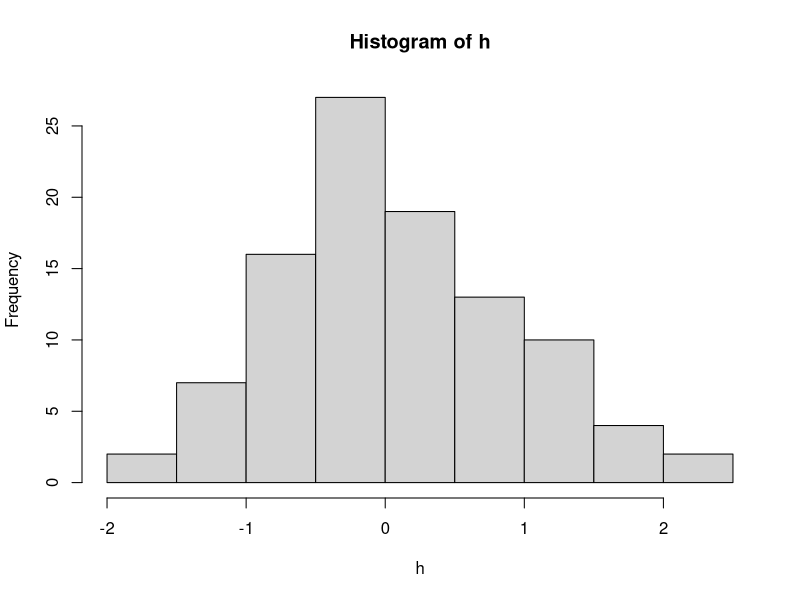

This figure's R source: (Note: this script raises an error after producing the figure.)

rm(list = ls())  # Clean up
set.seed(1)
a<-rnorm(25,0,1)
x=matrix(a,nrow=5,ncol=5,byrow=TRUE)
y=matrix(a,nrow=5,ncol=5,byrow=FALSE)


h<-rnorm(100,0,1)
hist(h)

install.packages("ISLR")
Auto
?Auto

?pairs
pairs(~mpg+displacement+horsepower+weight+acceleration,data=Auto, 
      main="Simple Scatterplot Matrix")
plot(Auto$mpg~Auto$horsepower)
abline(lm(Auto$mpg~Auto$horsepower),col="red")